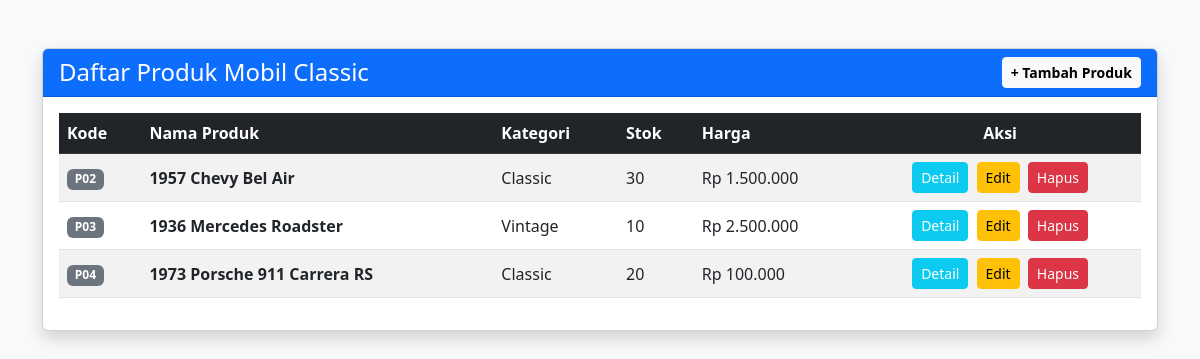
The page / on the database its author committed.
### tables this page shows
CREATE TABLE `products` (
  `productCode` varchar(15) NOT NULL,
  `productName` varchar(100) NOT NULL,
  `productLine` varchar(50) DEFAULT NULL,
  `quantityInStock` int(11) DEFAULT 0,
  `price` decimal(10,2) DEFAULT NULL
);

### index.php (the view, shortened to what this page needs)
<?php
include 'koneksi.php';
$stmt = $pdo->query("SELECT * FROM products");
$products = $stmt->fetchAll(PDO::FETCH_ASSOC);
?>
<!DOCTYPE html>
<html lang="id">
<head>
    <link href="https://cdn.jsdelivr.net/npm/bootstrap@5.3.0/dist/css/bootstrap.min.css" rel="stylesheet">
</head>
<body class="bg-light">
    <div class="container mt-5">
        <div class="card shadow">
            <div class="card-header bg-primary text-white d-flex justify-content-between align-items-center">
                <h4 class="mb-0">Daftar Produk Mobil Classic</h4>
                <a href="tambah.php" class="btn btn-light btn-sm fw-bold">+ Tambah Produk</a>
            </div>
            <div class="card-body">
                <div class="table-responsive">
                    <table class="table table-striped table-hover align-middle">
                        <thead class="table-dark">
                            <tr>
                                <th>Kode</th>
                                <th>Nama Produk</th>
                                <th>Kategori</th>
                                <th>Stok</th>
                                <th>Harga</th>
                                <th class="text-center">Aksi</th>
                            </tr>
                        </thead>
                        <tbody>
                            <?php if (count($products) > 0): ?>
                                <?php foreach ($products as $row): ?>
                                <tr>
                                    <td><span class="badge bg-secondary"><?= htmlspecialchars($row['productCode']) ?></span></td>
                                    <td class="fw-semibold"><?= htmlspecialchars($row['productName']) ?></td>
                                    <td><?= htmlspecialchars($row['productLine']) ?></td>
                                    <td><?= $row['quantityInStock'] ?></td>
                                    <td>Rp <?= number_format($row['price'], 0, ',', '.') ?></td>
                                    <td class="text-center">
                                        <a href="read.php?code=<?= $row['productCode'] ?>" class="btn btn-info btn-sm text-white me-1">Detail</a>
                                        <a href="edit.php?code=<?= $row['productCode'] ?>" class="btn btn-warning btn-sm me-1">Edit</a>
                                        <a href="index.php?hapus=<?= $row['productCode'] ?>" class="btn btn-danger btn-sm" onclick="return confirm('Yakin ingin menghapus?')">Hapus</a>
                                    </td>
                                </tr>
                                <?php endforeach; ?>
                            <?php else: ?>
                                <tr>
                                    <td colspan="6" class="text-center text-muted py-4">Belum ada data produk.</td>
                                </tr>
                            <?php endif; ?>
                        </tbody>
                    </table>
                </div>
            </div>
        </div>
    </div>
</body>
</html>

### rows shown on the page
products: productCode "P02", productName "1957 Chevy Bel Air", productLine "Classic", quantityInStock "30", price "1.500.000"
products: productCode "P03", productName "1936 Mercedes Roadster", productLine "Vintage", quantityInStock "10", price "2.500.000"
products: productCode "P04", productName "1973 Porsche 911 Carrera RS", productLine "Classic", quantityInStock "20", price "100.000"
